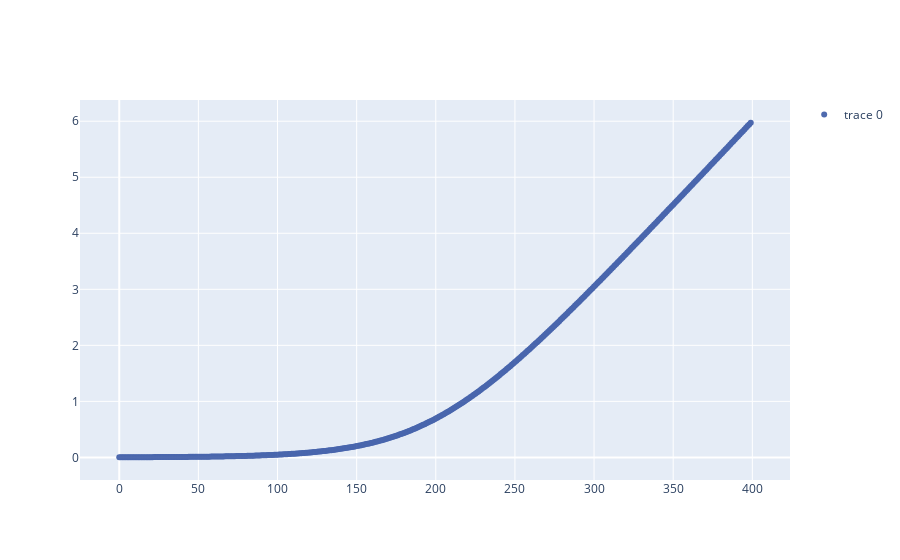

The code cell stored with this chart in its notebook:
### Code cell
Output(for_plot).build_plot().scatter().x(is_index=True).y(column=label).plot()

### Figure 1 — Plotly figure (JSON) as saved in the notebook; plotly's stock layout.template omitted (floating-point values rounded to 4 significant figures; data arrays with more than 128 entries replaced by an {"elided": "..."} marker saying what was removed)
{"data": [{"line": {"dash": "solid", "shape": "linear", "width": 2}, "marker": {"color": "#23459b", "size": 6, "symbol": "circle"}, "mode": "markers", "opacity": 0.8, "showlegend": true, "type": "scatter", "x": {"elided": "400 int values"}, "y": {"elided": "400 float values"}}], "layout": {"showlegend": true, "title": {"text": ""}, "xaxis": {"title": {"text": ""}}, "yaxis": {"title": {"text": ""}}}}
